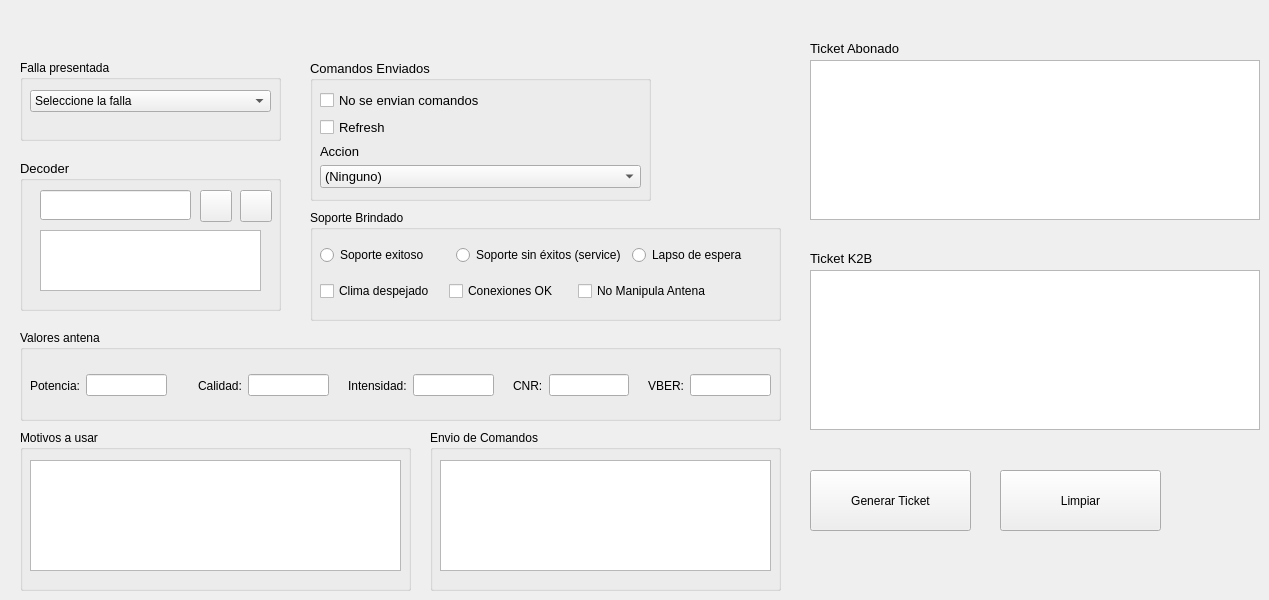
   <widget class="QWidget" name="tab_2">
    <attribute name="icon">
     <iconset resource="../../images.qrc">
      <normaloff>:/images/images/icons/support.png</normaloff>:/images/images/icons/support.png</iconset>
    </attribute>
    <attribute name="title">
     <string>Tickets de soportes</string>
    </attribute>
    <widget class="QGroupBox" name="groupBox_4">
     <property name="geometry">
      <rect>
       <x>310</x>
       <y>60</y>
       <width>341</width>
       <height>141</height>
      </rect>
     </property>
     <property name="font">
      <font>
       <pointsize>10</pointsize>
      </font>
     </property>
     <property name="title">
      <string>Comandos Enviados</string>
     </property>
     <widget class="QWidget" name="layoutWidget">
      <property name="geometry">
       <rect>
        <x>10</x>
        <y>30</y>
        <width>321</width>
        <height>98</height>
       </rect>
      </property>
      <layout class="QVBoxLayout" name="verticalLayout_4">
       <item>
        <widget class="QCheckBox" name="dth_coomand_not_send">
         <property name="text">
          <string>No se envian comandos</string>
         </property>
        </widget>
       </item>
       <item>
        <widget class="QCheckBox" name="dth_refresh">
         <property name="text">
          <string>Refresh</string>
         </property>
        </widget>
       </item>
       <item>
        <widget class="QLabel" name="label">
         <property name="text">
          <string>Accion</string>
         </property>
        </widget>
       </item>
       <item>
        <widget class="QComboBox" name="combo_dth_command">
         <item>
          <property name="text">
           <string>(Ninguno)</string>
          </property>
         </item>
         <item>
          <property name="text">
           <string>Install</string>
          </property>
         </item>
         <item>
          <property name="text">
           <string>Uninstall</string>
          </property>
         </item>
         <item>
          <property name="text">
           <string>Disconnect</string>
          </property>
         </item>
         <item>
          <property name="text">
           <string>Reconnect</string>
          </property>
         </item>
         <item>
          <property name="text">
           <string>Add Packs</string>
          </property>
         </item>
         <item>
          <property name="text">
           <string>Remove Packs</string>
          </property>
         </item>
         <item>
          <property name="text">
           <string>Send Message</string>
          </property>
         </item>
         <item>
          <property name="text">
           <string>Get Information</string>
          </property>
         </item>
         <item>
          <property name="text">
           <string>Update Pin</string>
          </property>
         </item>
         <item>
          <property name="text">
           <string>Update Firmware</string>
          </property>
         </item>
         <item>
          <property name="text">
           <string>ReScan Channels</string>
          </property>
         </item>
         <item>
          <property name="text">
           <string>Resend Key</string>
          </property>
         </item>
         <item>
          <property name="text">
           <string>Add Carrier</string>
          </property>
         </item>
         <item>
          <property name="text">
           <string>View SetTop BoxId</string>
          </property>
         </item>
         <item>
          <property name="text">
           <string>Reset SetTop Box</string>
          </property>
         </item>
         <item>
          <property name="text">
           <string>Update Code Zone</string>
          </property>
         </item>
         <item>
          <property name="text">
           <string>Reboot SetTop Box</string>
          </property>
         </item>
         <item>
          <property name="text">
           <string>Force Update Firmware</string>
          </property>
         </item>
         <item>
          <property name="text">
           <string>Update Control Parentall</string>
          </property>
         </item>
         <item>
          <property name="text">
           <string>Update Menu Pass</string>
          </property>
         </item>
         <item>
          <property name="text">
           <string>Status</string>
          </property>
         </item>
         <item>
          <property name="text">
           <string>Boot Dhct</string>
          </property>
         </item>
         <item>
          <property name="text">
           <string>Dhct Instant Hit</string>
          </property>
         </item>
         <item>
          <property name="text">
           <string>Reset Client Nvm</string>
          </property>
         </item>
         <item>
          <property name="text">
           <string>Set Default Pin</string>
          </property>
         </item>
         <item>
          <property name="text">
           <string>Admin Status</string>
          </property>
         </item>
        </widget>
       </item>
      </layout>
     </widget>
    </widget>
    <widget class="QGroupBox" name="groupBox_5">
     <property name="geometry">
      <rect>
       <x>20</x>
       <y>160</y>
       <width>261</width>
       <height>151</height>
      </rect>
     </property>
     <property name="font">
      <font>
       <pointsize>10</pointsize>
      </font>
     </property>
     <property name="title">
      <string>Decoder</string>
     </property>
     <widget class="QLineEdit" name="txt_dth_decoder">
      <property name="geometry">
       <rect>
        <x>20</x>
        <y>30</y>
        <width>151</width>
        <height>30</height>
       </rect>
      </property>
     </widget>
     <widget class="QPushButton" name="btn_add_decoder_dth">
      <property name="geometry">
       <rect>
        <x>180</x>
        <y>30</y>
        <width>32</width>
        <height>32</height>
       </rect>
      </property>
      <property name="toolTip">
       <string>Agregar decodificador</string>
      </property>
      <property name="toolTipDuration">
       <number>2</number>
      </property>
      <property name="text">
       <string/>
      </property>
      <property name="icon">
       <iconset resource="../../images.qrc">
        <normaloff>:/images/images/icons/plus.png</normaloff>:/images/images/icons/plus.png</iconset>
      </property>
      <property name="iconSize">
       <size>
        <width>24</width>
        <height>24</height>
       </size>
      </property>
     </widget>
     <widget class="QPushButton" name="btn_remove_decoder_dth">
      <property name="geometry">
       <rect>
        <x>220</x>
        <y>30</y>
        <width>32</width>
        <height>32</height>
       </rect>
      </property>
      <property name="toolTip">
       <string>Eliminar decodificador de la lista</string>
      </property>
      <property name="toolTipDuration">
       <number>2</number>
      </property>
      <property name="text">
       <string/>
      </property>
      <property name="icon">
       <iconset resource="../../images.qrc">
        <normaloff>:/images/images/icons/minus.png</normaloff>:/images/images/icons/minus.png</iconset>
      </property>
      <property name="iconSize">
       <size>
        <width>24</width>
        <height>24</height>
       </size>
      </property>
     </widget>
     <widget class="QListWidget" name="dth_list_decoder">
      <property name="geometry">
       <rect>
        <x>20</x>
        <y>70</y>
        <width>221</width>
        <height>61</height>
       </rect>
      </property>
     </widget>
    </widget>
    <widget class="QPushButton" name="btn_ticket_dth_support">
     <property name="geometry">
      <rect>
       <x>810</x>
       <y>470</y>
       <width>161</width>
       <height>61</height>
      </rect>
     </property>
     <property name="text">
      <string>Generar Ticket</string>
     </property>
     <property name="icon">
      <iconset resource="../../images.qrc">
       <normaloff>:/images/images/icons/refresh.png</normaloff>:/images/images/icons/refresh.png</iconset>
     </property>
    </widget>
    <widget class="QPushButton" name="btn_clear_dth__support">
     <property name="geometry">
      <rect>
       <x>1000</x>
       <y>470</y>
       <width>161</width>
       <height>61</height>
      </rect>
     </property>
     <property name="text">
      <string>Limpiar</string>
     </property>
     <property name="icon">
      <iconset resource="../../images.qrc">
       <normaloff>:/images/images/icons/delete.png</normaloff>:/images/images/icons/delete.png</iconset>
     </property>
    </widget>
    <widget class="QLabel" name="label_4">
     <property name="geometry">
      <rect>
       <x>810</x>
       <y>40</y>
       <width>101</width>
       <height>16</height>
      </rect>
     </property>
     <property name="font">
      <font>
       <pointsize>10</pointsize>
      </font>
     </property>
     <property name="text">
      <string>Ticket Abonado</string>
     </property>
    </widget>
    <widget class="QLabel" name="label_9">
     <property name="geometry">
      <rect>
       <x>810</x>
       <y>250</y>
       <width>81</width>
       <height>16</height>
      </rect>
     </property>
     <property name="font">
      <font>
       <pointsize>10</pointsize>
      </font>
     </property>
     <property name="text">
      <string>Ticket K2B</string>
     </property>
    </widget>
    <widget class="QGroupBox" name="groupBox_6">
     <property name="geometry">
      <rect>
       <x>20</x>
       <y>60</y>
       <width>261</width>
       <height>81</height>
      </rect>
     </property>
     <property name="title">
      <string>Falla presentada</string>
     </property>
     <widget class="QComboBox" name="combo_dth_failure">
      <property name="geometry">
       <rect>
        <x>10</x>
        <y>30</y>
        <width>241</width>
        <height>22</height>
       </rect>
      </property>
      <item>
       <property name="text">
        <string>Seleccione la falla</string>
       </property>
      </item>
      <item>
       <property name="text">
        <string>Sin señal en todos los canales</string>
       </property>
      </item>
      <item>
       <property name="text">
        <string>Señal no habilitada en su plan.</string>
       </property>
      </item>
      <item>
       <property name="text">
        <string extracomment="Señal no habilitada en su plan. Para contratar contacte a su distribuidor, Canal Encriptado.">No ve canales en una o varias frecuencia(s).</string>
       </property>
      </item>
      <item>
       <property name="text">
        <string>Tarjeta no válida</string>
       </property>
      </item>
      <item>
       <property name="text">
        <string>Imagen Congelada o pixelada.</string>
       </property>
      </item>
      <item>
       <property name="text">
        <string>No puede salir del menú</string>
       </property>
      </item>
      <item>
       <property name="text">
        <string>Menú bloqueado</string>
       </property>
      </item>
      <item>
       <property name="text">
        <string>Pantalla en negro sin mensaje</string>
       </property>
      </item>
      <item>
       <property name="text">
        <string>Pin bloqueado en canal VENUS (PIN IS BLOCKED)</string>
       </property>
      </item>
      <item>
       <property name="text">
        <string>Señal no habilitada Canal Venus</string>
       </property>
      </item>
      <item>
       <property name="text">
        <string>PAQUETE PREMIUM RECIEN CONTRATADO (Señal no habilitada)</string>
       </property>
      </item>
      <item>
       <property name="text">
        <string>Decodificador recien activado</string>
       </property>
      </item>
      <item>
       <property name="text">
        <string>STB INTEK - NO Pareados </string>
       </property>
      </item>
      <item>
       <property name="text">
        <string>FallaTuVes</string>
       </property>
      </item>
     </widget>
    </widget>
    <widget class="QGroupBox" name="groupBox_7">
     <property name="geometry">
      <rect>
       <x>20</x>
       <y>430</y>
       <width>391</width>
       <height>161</height>
      </rect>
     </property>
     <property name="title">
      <string>Motivos a usar</string>
     </property>
     <widget class="QTextEdit" name="text_motive_dth">
      <property name="geometry">
       <rect>
        <x>10</x>
        <y>30</y>
        <width>371</width>
        <height>111</height>
       </rect>
      </property>
      <property name="readOnly">
       <bool>true</bool>
      </property>
      <property name="html">
       <string>&lt;!DOCTYPE HTML PUBLIC &quot;-//W3C//DTD HTML 4.0//EN&quot; &quot;http://www.w3.org/TR/REC-html40/strict.dtd&quot;&gt;
&lt;html&gt;&lt;head&gt;&lt;meta name=&quot;qrichtext&quot; content=&quot;1&quot; /&gt;&lt;style type=&quot;text/css&quot;&gt;
p, li { white-space: pre-wrap; }
&lt;/style&gt;&lt;/head&gt;&lt;body style=&quot; font-family:'MS Shell Dlg 2'; font-size:10pt; font-weight:400; font-style:normal;&quot;&gt;
&lt;p style=&quot;-qt-paragraph-type:empty; margin-top:0px; margin-bottom:0px; margin-left:0px; margin-right:0px; -qt-block-indent:0; text-indent:0px;&quot;&gt;&lt;br /&gt;&lt;/p&gt;&lt;/body&gt;&lt;/html&gt;</string>
      </property>
     </widget>
    </widget>
    <widget class="QGroupBox" name="groupBox_8">
     <property name="geometry">
      <rect>
       <x>430</x>
       <y>430</y>
       <width>351</width>
       <height>161</height>
      </rect>
     </property>
     <property name="title">
      <string>Envio de Comandos</string>
     </property>
     <widget class="QTextEdit" name="text_commands_dth">
      <property name="geometry">
       <rect>
        <x>10</x>
        <y>30</y>
        <width>331</width>
        <height>111</height>
       </rect>
      </property>
      <property name="layoutDirection">
       <enum>Qt::LeftToRight</enum>
      </property>
      <property name="autoFillBackground">
       <bool>true</bool>
      </property>
      <property name="lineWrapMode">
       <enum>QTextEdit::NoWrap</enum>
      </property>
      <property name="readOnly">
       <bool>true</bool>
      </property>
      <property name="html">
       <string>&lt;!DOCTYPE HTML PUBLIC &quot;-//W3C//DTD HTML 4.0//EN&quot; &quot;http://www.w3.org/TR/REC-html40/strict.dtd&quot;&gt;
&lt;html&gt;&lt;head&gt;&lt;meta name=&quot;qrichtext&quot; content=&quot;1&quot; /&gt;&lt;style type=&quot;text/css&quot;&gt;
p, li { white-space: pre-wrap; }
&lt;/style&gt;&lt;/head&gt;&lt;body style=&quot; font-family:'MS Shell Dlg 2'; font-size:10pt; font-weight:400; font-style:normal;&quot;&gt;
&lt;p style=&quot;-qt-paragraph-type:empty; margin-top:0px; margin-bottom:0px; margin-left:0px; margin-right:0px; -qt-block-indent:0; text-indent:0px;&quot;&gt;&lt;br /&gt;&lt;/p&gt;&lt;/body&gt;&lt;/html&gt;</string>
      </property>
     </widget>
    </widget>
    <widget class="QGroupBox" name="groupBox_9">
     <property name="geometry">
      <rect>
       <x>310</x>
       <y>210</y>
       <width>471</width>
       <height>111</height>
      </rect>
     </property>
     <property name="title">
      <string>Soporte Brindado</string>
     </property>
     <widget class="QWidget" name="layoutWidget">
      <property name="geometry">
       <rect>
        <x>10</x>
        <y>70</y>
        <width>391</width>
        <height>22</height>
       </rect>
      </property>
      <layout class="QHBoxLayout" name="horizontalLayout">
       <item>
        <widget class="QCheckBox" name="dth_clear_weather">
         <property name="text">
          <string>Clima despejado</string>
         </property>
        </widget>
       </item>
       <item>
        <widget class="QCheckBox" name="dth_connections_ok">
         <property name="text">
          <string>Conexiones OK</string>
         </property>
        </widget>
       </item>
       <item>
        <widget class="QCheckBox" name="dth_not_manupulate_ant">
         <property name="text">
          <string>No Manipula Antena</string>
         </property>
        </widget>
       </item>
      </layout>
     </widget>
     <widget class="QWidget" name="layoutWidget">
      <property name="geometry">
       <rect>
        <x>10</x>
        <y>30</y>
        <width>441</width>
        <height>31</height>
       </rect>
      </property>
      <layout class="QHBoxLayout" name="horizontalLayout_2">
       <item>
        <widget class="QRadioButton" name="dth_successful_support">
         <property name="text">
          <string>Soporte exitoso</string>
         </property>
        </widget>
       </item>
       <item>
        <widget class="QRadioButton" name="dth_unsuccessful_support">
         <property name="text">
          <string>Soporte sin éxitos (service)</string>
         </property>
        </widget>
       </item>
       <item>
        <widget class="QRadioButton" name="dth_waiting_period">
         <property name="text">
          <string>Lapso de espera</string>
         </property>
        </widget>
       </item>
      </layout>
     </widget>
    </widget>
    <widget class="QGroupBox" name="groupBox_10">
     <property name="geometry">
      <rect>
       <x>20</x>
       <y>330</y>
       <width>761</width>
       <height>91</height>
      </rect>
     </property>
     <property name="title">
      <string>Valores antena</string>
     </property>
     <widget class="QWidget" name="layoutWidget">
      <property name="geometry">
       <rect>
        <x>10</x>
        <y>30</y>
        <width>741</width>
        <height>51</height>
       </rect>
      </property>
      <layout class="QHBoxLayout" name="horizontalLayout_3">
       <item>
        <widget class="QLabel" name="label_2">
         <property name="text">
          <string>Potencia:</string>
         </property>
        </widget>
       </item>
       <item>
        <widget class="QLineEdit" name="dth_potency">
         <property name="inputMethodHints">
          <set>Qt::ImhPreferNumbers</set>
         </property>
        </widget>
       </item>
       <item>
        <spacer name="horizontalSpacer">
         <property name="orientation">
          <enum>Qt::Horizontal</enum>
         </property>
         <property name="sizeHint" stdset="0">
          <size>
           <width>40</width>
           <height>20</height>
          </size>
         </property>
        </spacer>
       </item>
       <item>
        <spacer name="horizontalSpacer_6">
         <property name="orientation">
          <enum>Qt::Horizontal</enum>
         </property>
         <property name="sizeHint" stdset="0">
          <size>
           <width>40</width>
           <height>20</height>
          </size>
         </property>
        </spacer>
       </item>
       <item>
        <widget class="QLabel" name="label_5">
         <property name="text">
          <string>Calidad:</string>
         </property>
        </widget>
       </item>
       <item>
        <widget class="QLineEdit" name="dth_quality">
         <property name="inputMethodHints">
          <set>Qt::ImhPreferNumbers</set>
         </property>
        </widget>
       </item>
       <item>
        <spacer name="horizontalSpacer_5">
         <property name="orientation">
          <enum>Qt::Horizontal</enum>
         </property>
         <property name="sizeHint" stdset="0">
          <size>
           <width>40</width>
           <height>20</height>
          </size>
         </property>
        </spacer>
       </item>
       <item>
        <widget class="QLabel" name="label_6">
         <property name="text">
          <string>Intensidad:</string>
         </property>
        </widget>
       </item>
       <item>
        <widget class="QLineEdit" name="dth_intensity">
         <property name="inputMethodHints">
          <set>Qt::ImhPreferNumbers</set>
         </property>
        </widget>
       </item>
       <item>
        <spacer name="horizontalSpacer_4">
         <property name="orientation">
          <enum>Qt::Horizontal</enum>
         </property>
         <property name="sizeHint" stdset="0">
          <size>
           <width>40</width>
           <height>20</height>
          </size>
         </property>
        </spacer>
       </item>
       <item>
        <widget class="QLabel" name="label_10">
         <property name="text">
          <string>CNR:</string>
         </property>
        </widget>
       </item>
       <item>
        <widget class="QLineEdit" name="dth_cnr">
         <property name="inputMethodHints">
          <set>Qt::ImhPreferNumbers</set>
         </property>
        </widget>
       </item>
       <item>
        <spacer name="horizontalSpacer_2">
         <property name="orientation">
          <enum>Qt::Horizontal</enum>
         </property>
         <property name="sizeHint" stdset="0">
          <size>
           <width>40</width>
           <height>20</height>
          </size>
         </property>
        </spacer>
       </item>
       <item>
        <widget class="QLabel" name="label_11">
         <property name="text">
          <string>VBER:</string>
         </property>
        </widget>
       </item>
       <item>
        <widget class="QLineEdit" name="dth_vber">
         <property name="inputMethodHints">
          <set>Qt::ImhPreferNumbers</set>
         </property>
         <property name="text">
          <string/>
         </property>
        </widget>
       </item>
      </layout>
     </widget>
    </widget>
    <widget class="QTextEdit" name="txt_ticket_ab_dth_support">
     <property name="geometry">
      <rect>
       <x>810</x>
       <y>60</y>
       <width>450</width>
       <height>160</height>
      </rect>
     </property>
    </widget>
    <widget class="QTextEdit" name="txt_ticket_k2b_dth_support">
     <property name="geometry">
      <rect>
       <x>810</x>
       <y>270</y>
       <width>450</width>
       <height>160</height>
      </rect>
     </property>
    </widget>
   </widget>
